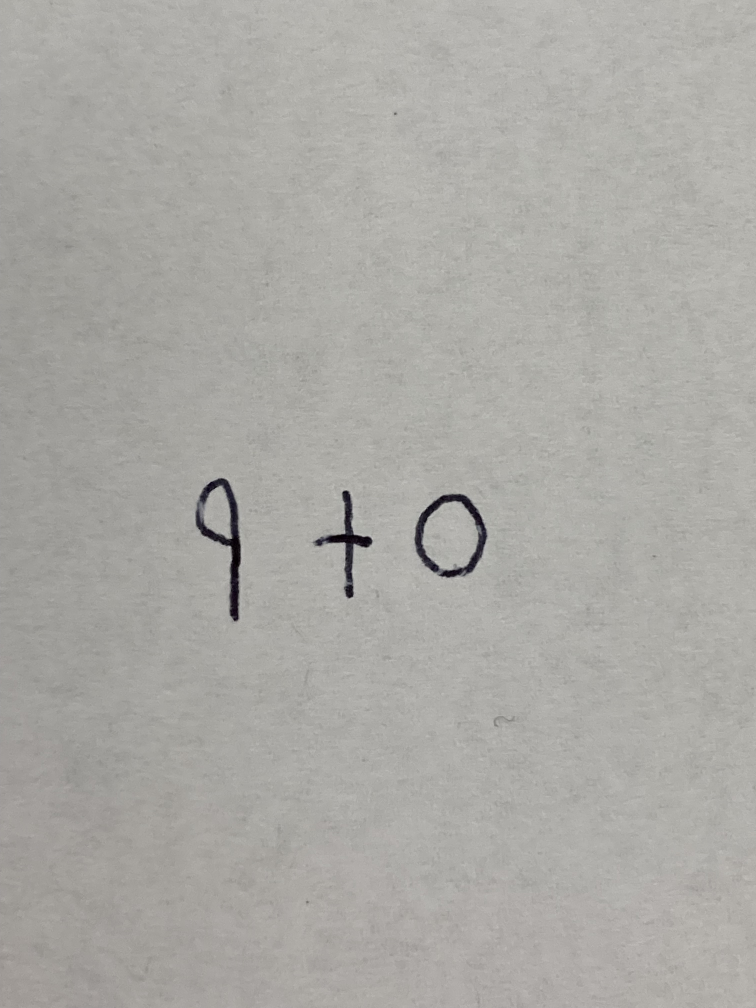
#> input picture EquationSolver/IMG_0342.JPG, 3024 x 4032 px, found by its file name (shown at 1/4 size)
$ python contours.py
#> lines starting #> are read from the running program, lines starting #| are printed output that depends on the picture; after the words box and inside, x2 and y2 are one past the last pixel; in counts of white or black regions, pixels touching at a corner belong together; long printed decimals are rounded
from skimage.measure import find_contours
from skimage.io import imread
import skimage
import matplotlib.pyplot as plt
from skimage.color import rgb2gray

from skimage.filters import threshold_local
import numpy as np

import sys


import cv2 as cv
import numpy as np


def image_preprocessor(image_path):
#> called with image_path = 'IMG_0342.jpg'
    print("Preprocessing image...")

    image = cv.imread(image_path, 0)
#> image: shape (4032, 3024); min 0, max 213, mean 169.2
    blur = cv.medianBlur(image, 5)

    # Black: 0, White: 255
    median = np.median(blur)
#> median = 171
    maximum = np.max(blur)
#> maximum = 199
    minimum = np.min(blur)
#> minimum = 0

    text_color = "white" if abs(median - maximum) > abs(median - minimum) else "black"
#> text_color = 'black'

    if text_color == "white":
        blur = np.bitwise_not(blur)

    threshold = cv.adaptiveThreshold(blur, 255, cv.ADAPTIVE_THRESH_GAUSSIAN_C, cv.THRESH_BINARY, 501, 15)
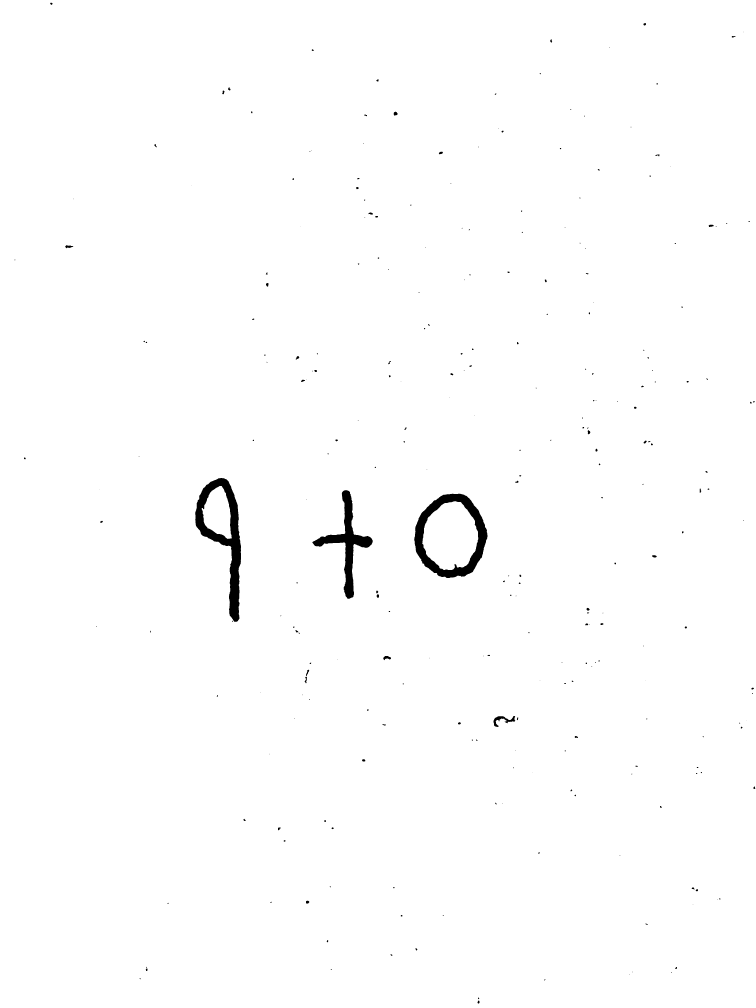
#> threshold: shape (4032, 3024) (shown at 1/4 size); 99.3% white; 269 black regions (123 under 20 px), largest, box (x1, y1, x2, y2) and area: (781, 1912, 964, 2487) 31317, (1657, 1975, 1950, 2312) 29288, (1249, 1961, 1491, 2395) 20829
    threshold = np.bitwise_not(threshold)
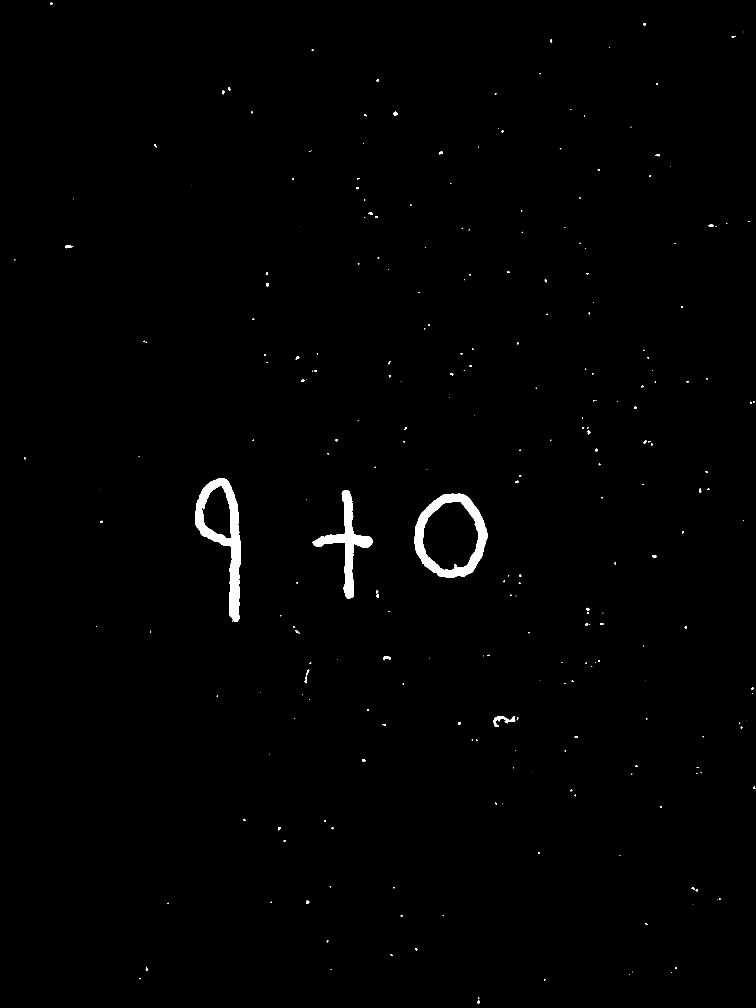
#> threshold: shape (4032, 3024) (shown at 1/4 size); 0.75% white; 269 white regions (123 under 20 px), largest, box (x1, y1, x2, y2) and area: (781, 1912, 964, 2487) 31317, (1657, 1975, 1950, 2312) 29288, (1249, 1961, 1491, 2395) 20829

    return threshold

def add_channels(arr, channels):
    print(arr.shape)
    return np.concatenate((arr, np.array([channels]*arr.shape[0])[:,None]),axis=1)
#orig_img = imread('bench (1).jpg', as_gray=True)
image_threshold = image_preprocessor('IMG_0342.jpg')

gray_img = image_threshold
plt.imshow(gray_img,interpolation='nearest', cmap=plt.cm.gray)

contours = find_contours(gray_img, 0.7)
#> contours = 272 point arrays, longest 1627 points

fig, ax = plt.subplots()
ax.imshow(gray_img, interpolation='nearest', cmap=plt.cm.gray)

for n, contour in enumerate(contours):
    ax.plot(contours[n][:, 1], contours[n][:, 0], linewidth=2)

plt.show()
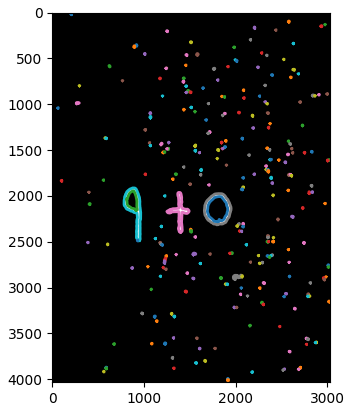
#> figure drawn by matplotlib, 1 panel

from skimage.draw import polygon_perimeter

bounding_boxes = []

for contour in contours:
    Xmin = np.min(contour[:,0])
    Xmax = np.max(contour[:,0])
    Ymin = np.min(contour[:,1])
    Ymax = np.max(contour[:,1])

    bounding_boxes.append([Xmin, Xmax, Ymin, Ymax])
#> this loop made 272 passes
#> (Xmin, Xmax, Ymin, Ymax) on passes 1 to 3: (10, 19, 200, 210), (91, 102, 2573, 2584), (126, 129, 2973, 2975)
#> after the loop, bounding_boxes = 272 items, first 6: [10, 19, 200, 210], [91, 102, 2573, 2584], [126, 129, 2973, 2975], [143, 150, 2926, 2942], [156, 170, 2200, 2209], [187, 190, 2435, 2438]


with_boxes  = np.copy(gray_img)

def is_contained(boxes, box):

    x_min, x_max, y_min, y_max = box
    for potential_box in boxes:
        if potential_box == box:
            continue
        pot_x_min, pot_x_max, pot_y_min, pot_y_max = potential_box

        if pot_x_min < x_min and  x_max < pot_x_max and pot_y_min < y_min and  y_max < pot_y_max:
            return True
    return False

def is_small(image, box, margin):
    height, width = image.shape
    x_min, x_max, y_min, y_max = box
    box_height = x_max - x_min
    box_width = y_max - y_min
    return (box_height * box_width)/(height * width) < margin


# remove any box that would be contained within another
# there are issues with 8 and 9 where the inner circles would be their own contour
bounding_boxes = list(filter(lambda x: not (is_contained(bounding_boxes, x)), bounding_boxes))
#> the loop in is_contained, `for potential_box in boxes:` made 272 passes
#> the loop in is_contained (call 2), `for potential_box in boxes:` made 272 passes

# remove any tiny boxes that result from noise
# this will avoid issues if there is a small speck close to the center and will avoid unneccessary work from specks being sent to the model
bounding_boxes = list(filter(lambda x: not (is_small(with_boxes, x, 0.001)), bounding_boxes))

for box in bounding_boxes:
    #[Xmin, Xmax, Ymin, Ymax]
    r = [box[0],box[1],box[1],box[0], box[0]]
    c = [box[3],box[3],box[2],box[2], box[3]]
    rr, cc = polygon_perimeter(r, c, with_boxes.shape)
    with_boxes[rr, cc] = 1 #set color white
#> this loop made 3 passes
#> box on passes 1 to 3: [1911, 2487, 780, 964], [1960, 2395, 1248, 1491], [1974, 2312, 1656, 1950]

plt.imshow(with_boxes, interpolation='nearest', cmap=plt.cm.gray)
plt.show()

sorted_boxes = sorted(bounding_boxes, key = lambda x: x[2])

def search_same_line(boxes, box):
    line_box = []
    x_min, x_max, y_min, y_max = box
    for potential_box in boxes:
        pot_x_min, pot_x_max, pot_y_min, pot_y_max = potential_box
        if (pot_x_min + pot_x_max)/2 > x_min and  x_max > (pot_x_min + pot_x_max)/2:
            line_box.append(potential_box)
    return line_box


from skimage.transform import rescale, resize, downscale_local_mean
from math import floor, ceil


x,y = gray_img.shape
center_box = sorted(sorted_boxes, key = lambda z: (abs(x//2-(z[0]+z[1])//2) + abs(y//2 - (z[2]+z[3])//2)))[0]
print(center_box)
#| [1960.003, 2394.997, 1248.003, 1490.997]


for box in search_same_line(sorted_boxes, center_box):
    #[Xmin, Xmax, Ymin, Ymax]
    r = [box[0],box[1],box[1],box[0], box[0]]
    c = [box[3],box[3],box[2],box[2], box[3]]
    print(box)
    box = list(map(round, box))
    focus_shape = gray_img[box[0]:box[1], box[2]:box[3]]
    rr, cc = polygon_perimeter(r, c, with_boxes.shape)
    plt.imshow(focus_shape, interpolation='nearest', cmap=plt.cm.gray)
    plt.show()
    x,y = focus_shape.shape
    x_y_diff = x-y
    scale = (1/max(x,y))*24
    image_rescaled = rescale(focus_shape, scale, anti_aliasing=False)

    x,y = image_rescaled.shape
    x_y_diff = x-y
    x_pad = (floor(-min(0, x_y_diff)/2) +2,ceil(-min(0, x_y_diff)/2) +2)
    y_pad = (floor(max(0, x_y_diff)/2) +2,ceil(max(0, x_y_diff)/2) +2)
    print(scale,x_pad,y_pad, image_rescaled.shape)
    image_rescaled = np.pad(image_rescaled, (x_pad, y_pad), 'constant', constant_values=(0,0))
    print(image_rescaled.shape)
    plt.imshow(image_rescaled, interpolation='nearest', cmap=plt.cm.gray)
    plt.show()
#> this loop made 3 passes
#| [1911.003, 2486.997, 780.003, 963.997]
#| 0.04167 (2, 2) (10, 10) (24, 8)
#| (28, 28)
#| [1960.003, 2394.997, 1248.003, 1490.997]
#| 0.05517 (2, 2) (7, 8) (24, 13)
#| (28, 28)
#| [1974.003, 2311.997, 1656.003, 1949.997]
#| 0.07101 (2, 2) (3, 4) (24, 21)
#| (28, 28)
#> pass 1, `focus_shape = gray_img[box[0]:box[1], box[2]:box[3]]`:
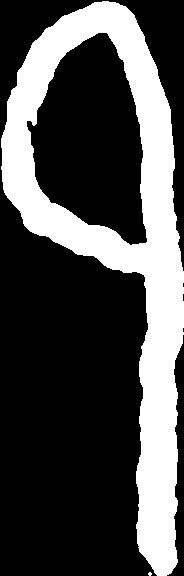
#> focus_shape: shape (576, 184); 29.6% white; 2 white regions (1 under 20 px), largest, box (x1, y1, x2, y2) and area: (1, 1, 184, 576) 31317
#> pass 1, `image_rescaled = np.pad(image_rescaled, (x_pad, y_pad), 'constant', co..`:
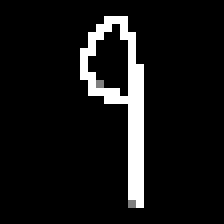
#> image_rescaled: shape (28, 28) float64 (shown 8 times larger); min 0, max 1, mean 0.0816
#> pass 2, `focus_shape = gray_img[box[0]:box[1], box[2]:box[3]]`:
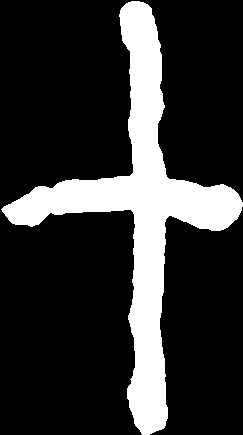
#> focus_shape: shape (435, 243); 19.7% white; 1 white region, box (x1, y1, x2, y2) and area: (1, 1, 243, 435) 20829
#> after the loop:
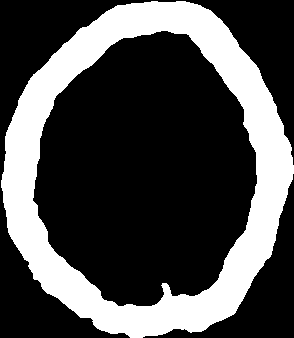
#> focus_shape: shape (338, 294); 29.5% white; 1 white region, box (x1, y1, x2, y2) and area: (1, 1, 294, 338) 29288

$ run again, with EquationSolver/IMG_0315.JPG copied over EquationSolver/IMG_0342.JPG
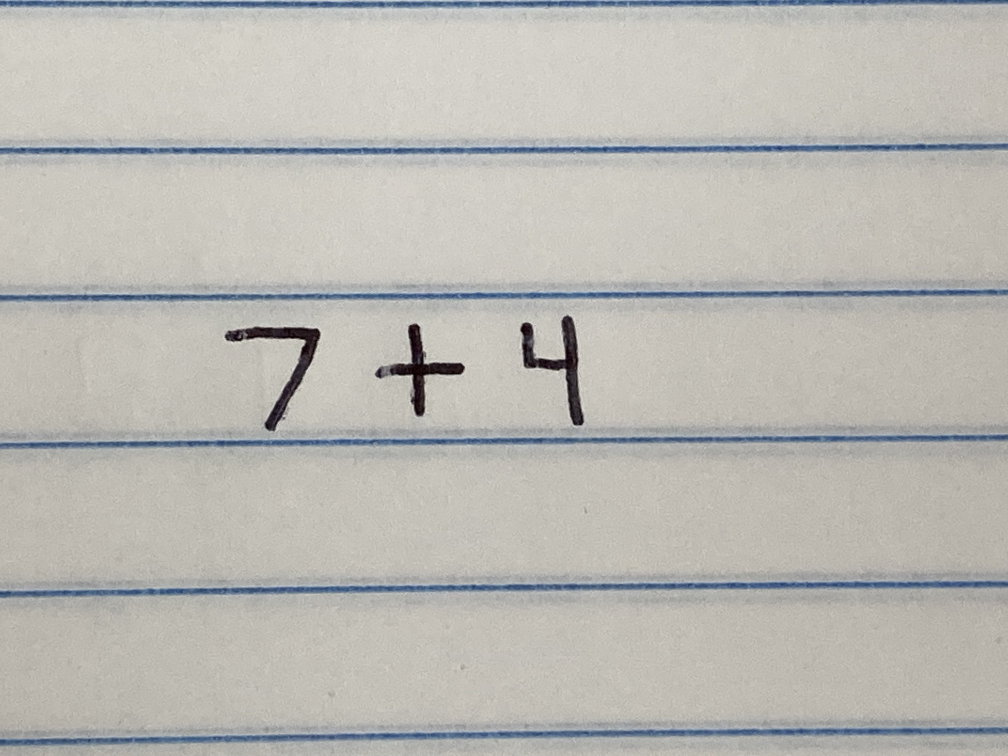
#> input picture EquationSolver/IMG_0315.JPG, 4032 x 3024 px, found by its file name (shown at 1/4 size)
#> median = 189
#> maximum = 225
#> minimum = 1
#> text_color = 'black'
#> contours = 582 point arrays, longest 4749 points
#> the loop `for n, contour in enumerate(contours):` made 582 passes
#> contour on pass 4: [[0, 885], [0.997, 884], [0.997, 883], [0, 882]]
#> the loop `for contour in contours:` made 582 passes
#> (Xmin, Xmax, Ymin, Ymax) on passes 1 to 3: (0, 3, 0, 76), (0, 2, 88, 147), (0, 5, 156, 2194)
#> after the loop `for contour in contours:`: bounding_boxes = 582 items, first 6: [0, 3, 0, 76], [0, 2, 88, 147], [0, 5, 156, 2194], [0, 0.997, 882, 885], [0, 2, 1393, 1398], [0, 4, 2203, 2709]
#> the loop in is_contained, `for potential_box in boxes:` made 582 passes
#> the loop in is_contained (call 2), `for potential_box in boxes:` made 582 passes
#> the loop in is_contained, `for potential_box in boxes:` made 19 passes
#> the loop `for box in bounding_boxes:` made 14 passes
#> box on passes 1 to 8: [8, 35, 0, 4031], [572, 591, 0, 4031], [599, 622, 0, 4031], [1155, 1180, 0, 4031], [1182, 1210, 0, 4031], [1259, 1704, 2079, 2337], [1293, 1668, 1497, 1861], [1305, 1726, 897, 1282]
#> after the loop `for box in bounding_boxes:`:
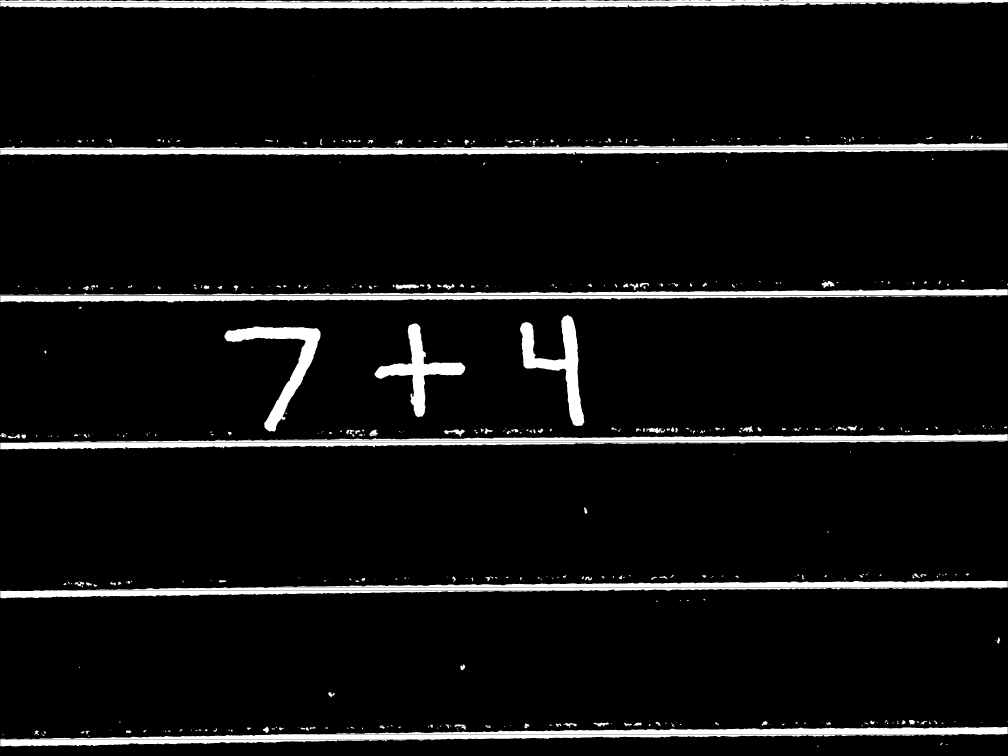
#> with_boxes: shape (3024, 4032) (shown at 1/4 size); min 0, max 255, mean 15.7
#| [1259.003, 1703.997, 2079.003, 2336.997]
#> the loop `for box in search_same_line(sorted_boxes, center_box):` made 3 passes
#> (printed output is left out)
#> after the loop `for box in search_same_line(sorted_boxes, center_box):`:
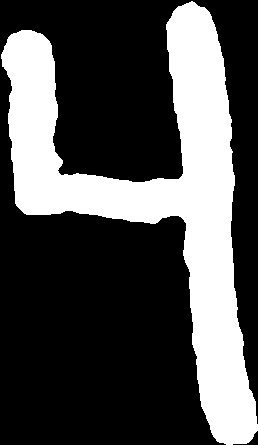
#> focus_shape: shape (445, 258); 30.4% white; 1 white region, box (x1, y1, x2, y2) and area: (1, 1, 258, 445) 34950

$ run again, with EquationSolver/IMG_8134.JPG copied over EquationSolver/IMG_0342.JPG
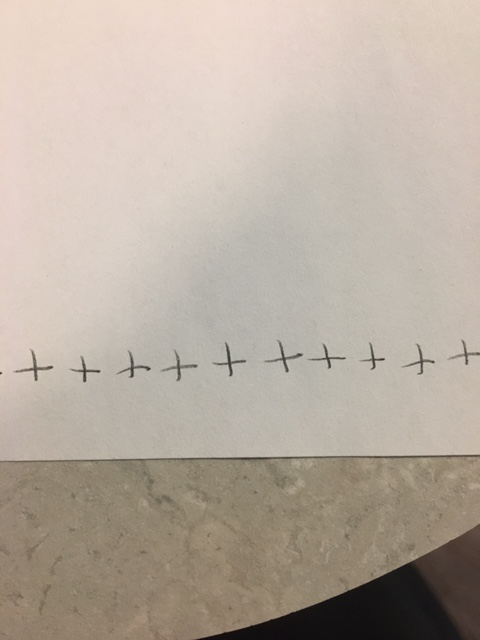
#> input picture EquationSolver/IMG_8134.JPG, 480 x 640 px, found by its file name
#> median = 187
#> maximum = 225
#> minimum = 15
#> text_color = 'black'
#> contours = 57 point arrays, longest 1310 points
#> the loop `for n, contour in enumerate(contours):` made 57 passes
#> the loop `for contour in contours:` made 57 passes
#> (Xmin, Xmax, Ymin, Ymax) on passes 1 to 8: (340, 372, 273, 302), (340, 364, 450, 479), (343, 376, 213, 245), (343, 369, 364, 383), (344, 368, 312, 332), (344, 374, 408, 434), (350, 380, 15, 52), (350, 381, 163, 197)
#> after the loop `for contour in contours:`: bounding_boxes = 57 items, first 6: [340, 372, 273, 302], [340, 364, 450, 479], [343, 376, 213, 245], [343, 369, 364, 383], [344, 368, 312, 332], [344, 374, 408, 434]
#> the loop in is_contained, `for potential_box in boxes:` made 57 passes
#> the loop in is_contained (call 2), `for potential_box in boxes:` made 57 passes
#> the loop in is_contained, `for potential_box in boxes:` made 16 passes
#> the loop `for box in bounding_boxes:` made 17 passes
#> after the loop `for box in bounding_boxes:`:
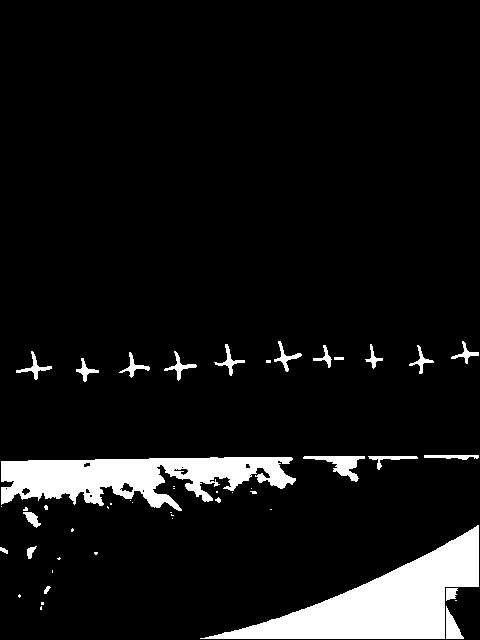
#> with_boxes: shape (640, 480); min 0, max 255, mean 20.5
#| [343.003, 375.997, 213.003, 244.997]
#> the loop `for box in search_same_line(sorted_boxes, center_box):` made 10 passes
#> (printed output is left out)
#> after the loop `for box in search_same_line(sorted_boxes, center_box):`:
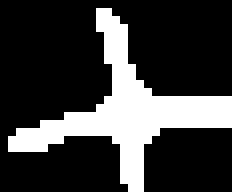
#> focus_shape: shape (24, 29) (shown 8 times larger); 23.9% white; 1 white region, box (x1, y1, x2, y2) and area: (1, 1, 29, 24) 166

$ run again, with EquationSolver/IMG_8136.JPG copied over EquationSolver/IMG_0342.JPG
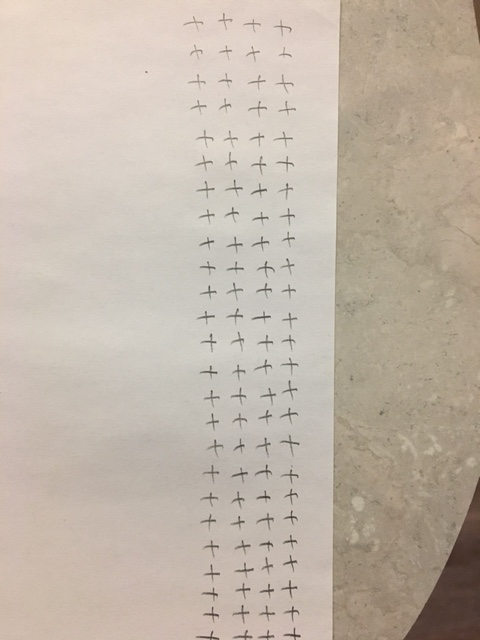
#> input picture EquationSolver/IMG_8136.JPG, 480 x 640 px, found by its file name
#> median = 189
#> maximum = 222
#> minimum = 51
#> text_color = 'black'
#> contours = 217 point arrays, longest 1163 points
#> the loop `for contour in contours:` made 217 passes
#> (Xmin, Xmax, Ymin, Ymax) on passes 1 to 3: (0, 15, 339, 353), (0, 2, 344, 348), (0, 42, 472, 479)
#> after the loop `for contour in contours:`: bounding_boxes = 217 items, first 6: [0, 15, 339, 353], [0, 2, 344, 348], [0, 42, 472, 479], [6, 12, 355, 362], [15, 19, 349, 353], [16, 22, 220, 227]
#> the loop in is_contained, `for potential_box in boxes:` made 217 passes
#> the loop in is_contained (call 2), `for potential_box in boxes:` made 217 passes
#> the loop in is_contained, `for potential_box in boxes:` made 7 passes
#> the loop `for box in bounding_boxes:` made 12 passes
#> box on passes 1 to 8: [16, 86, 338, 362], [89, 335, 334, 398], [204, 232, 372, 398], [232, 258, 382, 404], [364, 386, 344, 365], [376, 409, 333, 346], [413, 432, 334, 356], [433, 450, 346, 366]
#| [364.003, 385.997, 344.003, 364.997]
#> the loop `for box in search_same_line(sorted_boxes, center_box):` made 1 pass
#> (printed output is left out)
#> pass 1, `image_rescaled = np.pad(image_rescaled, (x_pad, y_pad), 'constant', co..`:
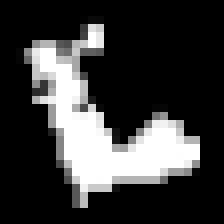
#> image_rescaled: shape (28, 28) float64 (shown 8 times larger); min 0, max 1, mean 0.227
